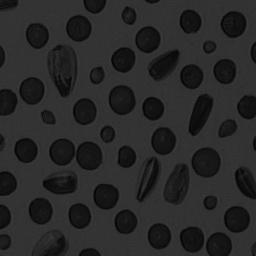
%> input picture img/blood2.bmp, 256 x 256 px
$ octave PunktOperationen.m   (GNU Octave 9; MATLAB toolbox functions it lacks are replaced by stand-ins)
%> lines starting %> are read from the running program, lines starting %| are printed output that depends on the picture; long printed decimals are rounded
%##########################################################################
% File:       PunktOperationen.m
% Purpose:    Demo for point operators and histogram functions
% Author:     Marcus Hudritsch
% Date:       15-FEB-09
% Copyright:  Marcus Hudritsch, Kirchrain 18, 2572 Sutz
%             THIS SOFTWARE IS PROVIDED FOR EDUCATIONAL PURPOSE ONLY AND
%             WITHOUT ANY WARRANTIES WHETHER EXPRESSED OR IMPLIED.
%##########################################################################
clear all; close all; clc; %clear matrices, close figures & clear cmd wnd.

X = imread('../img/blood2.bmp'); %liest BMP in Matrix X
%> X is the input picture: size 256x256 uint8; min 4, max 60, mean 40.2
I = im2single(X);                   %Konvertierung in Mat. I mit floats (0-1)
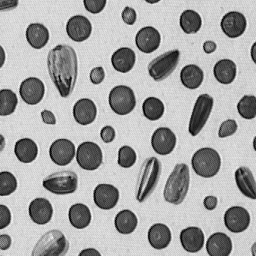
%> I: size 256x256 single; min 0.0157, max 0.235, mean 0.158; drawn with min black and max white
imshow(I);                          %Bild anzeigen
title('Original');
pause;

fprintf ('\n\nBerechne Statistiken ...');
Imin = min(I(:));                   %Berechne Minimum
%> Imin = 0.0157
Imax = max(I(:));                   %Berechne Maximum
%> Imax = 0.235
Imea = mean(I(:));                  %Berechen Durchschnitt
%> Imea = 0.158
Istd = std(I(:));                   %Berechen Standardabweichung
%> Istd = 0.0558
Ivar = var(I(:));                   %Berechne Varianz
%> Ivar = 0.00311
fprintf ('\nMinimum   : %f', Imin);
%| Minimum   : 0.01569
fprintf ('\nMaximum   : %f', Imax);
%| Maximum   : 0.2353
fprintf ('\nMittelwert: %f', Imea);
%| Mittelwert: 0.1577
fprintf ('\nStd.abw   : %f', Istd);
%| Std.abw   : 0.05578
fprintf ('\nVarianz   : %f', Ivar);
%| Varianz   : 0.003111

fprintf ('\n\nHistogramm Bearbeitung ...');
[B,map] = gray2ind (I,256);         %Float Graustufen zu 256 Integer-Graustufen
%> map = 256 rows, first 12: [0 0 0; 0.00392 0.00392 0.00392; 0.00784 0.00784 0.00784; 0.0118 0.0118 0.0118; 0.0157 0.0157 0.0157; 0.0196 0.0196 0.0196; 0.0235 0.0235 0.0235; 0.0275 0.0275 0.0275; 0.0314 0.0314 0.0314; 0.0353 0.0353 0.0353; 0.0392 0.0392 0.0392; 0.0431 0.0431 0.0431]
imhist(B);                          %Histogramm anzeigen
title('Histogramm von Original');
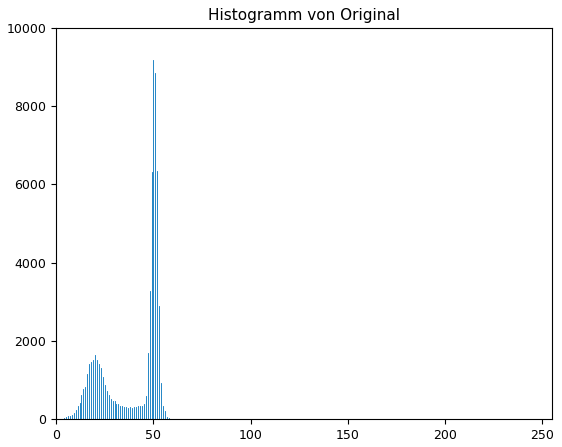
%> figure redrawn from the program's plot data; highest point at x = 50, y = 9184
pause;

cumHist = cumsum(imhist(B));        %cumulative histogram.
%> cumHist = 256 values from 0 to 65536
plot(cumHist);                      %draw cumulative histogram.
title('Cumulative Histogram');
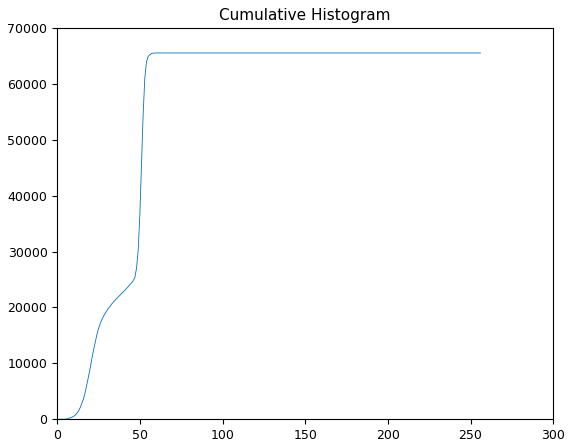
%> figure redrawn from the program's plot data; curve peaks at x = 61, y = 65536
pause;

I2 = histeq(I);                     %Histogrammausgleich
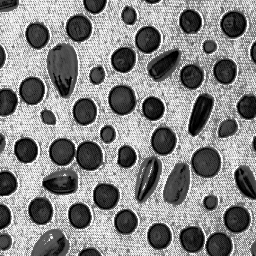
%> I2: size 256x256 single; min 0, max 1, mean 0.527
imshow(I2);
title('Nach Histogrammausgleich');
pause;
[B,map] = gray2ind(I2,256);         %Float Graustufen zu 256 Integer-Graustufen
imhist(B);
title('Histogramm nach Ausgleich');
%> figure, not shown here; highest point at x = 178, y = 9184
pause;

I2 = imadjust(I,[Imin Imax],[0 1]); %Kontrasterh鰄ung durch Spreizung
imshow(I2);
title('Nach Kontrastspreizung');
pause;
[B,map] = gray2ind(I2,256);
imhist(B);
title('Histogrammausgleich nach Kontrastspreizung');
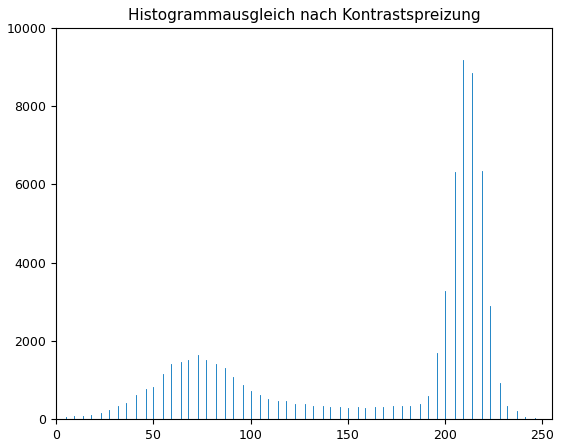
%> figure redrawn from the program's plot data; highest point at x = 209, y = 9184
pause;

GammaValue = 1.0/2.2;
%I2 = 255 * (I/255).^ GammaValue;   %Gammakorrektur f黵 Byte Werte
I2 = I.^ GammaValue;                %Gammakorrektur f黵 Floats (0-1)
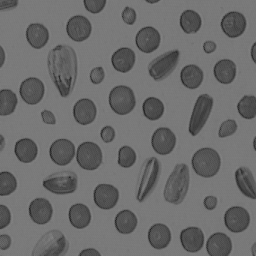
%> I2: size 256x256 single; min 0.151, max 0.518, mean 0.423
imshow(I2);
title('Nach Gammakorrektur mit Gamma 1/2.2');
pause;
[B,map] = gray2ind(I2,256);
imhist(B);
title('Histogrammausgleich nach Gammakorrektur');
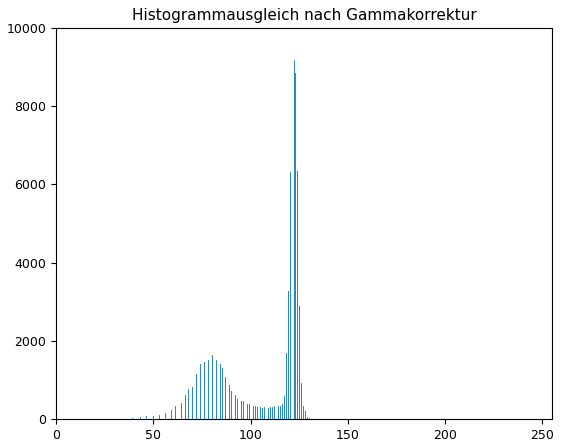
%> figure redrawn from the program's plot data; highest point at x = 122, y = 9184
pause;

$ run again, with img/Billard1024x544x1B.png saved as img/blood2.bmp
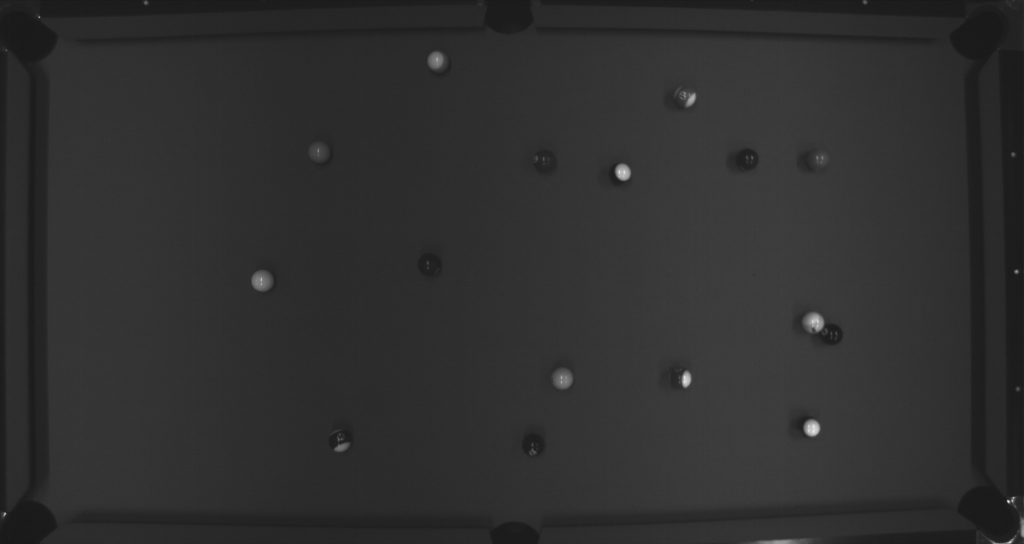
%> input picture img/Billard1024x544x1B.png, 2048 x 1088 px (shown at 1/2 size)
%> X is the input picture: size 1088x2048 uint8; min 22, max 241, mean 47.6
%> Imin = 0.0863
%> Imax = 0.945
%> Imea = 0.187
%> Istd = 0.0376
%> Ivar = 0.00141
%| Minimum   : 0.08628
%| Maximum   : 0.9451
%| Mittelwert: 0.1867
%| Std.abw   : 0.03759
%| Varianz   : 0.001415
%> map = 256 rows, first 12: [0 0 0; 0.00392 0.00392 0.00392; 0.00784 0.00784 0.00784; 0.0118 0.0118 0.0118; 0.0157 0.0157 0.0157; 0.0196 0.0196 0.0196; 0.0235 0.0235 0.0235; 0.0275 0.0275 0.0275; 0.0314 0.0314 0.0314; 0.0353 0.0353 0.0353; 0.0392 0.0392 0.0392; 0.0431 0.0431 0.0431]
%> cumHist = 256 values from 0 to 2228224
%> `I2 = I.^ GammaValue;`:
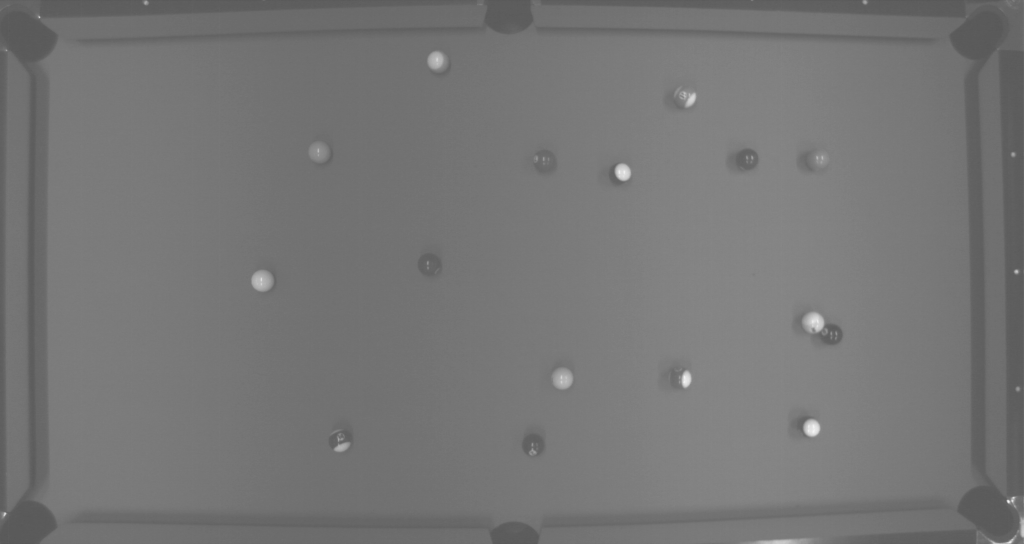
%> I2: size 1088x2048 single (shown at 1/2 size); min 0.328, max 0.975, mean 0.464
%> `title('Histogrammausgleich nach Gammakorrektur');`:
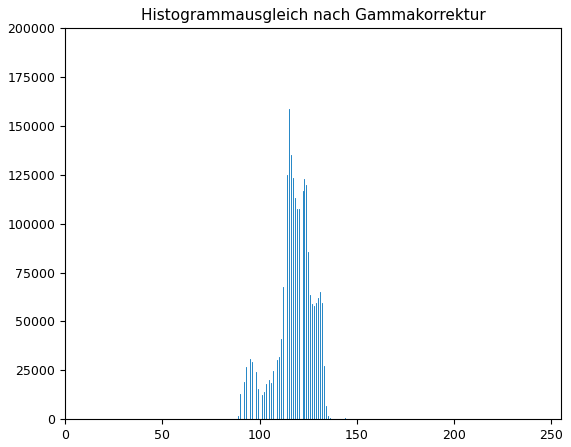
%> figure redrawn from the program's plot data; highest point at x = 115, y = 158766
